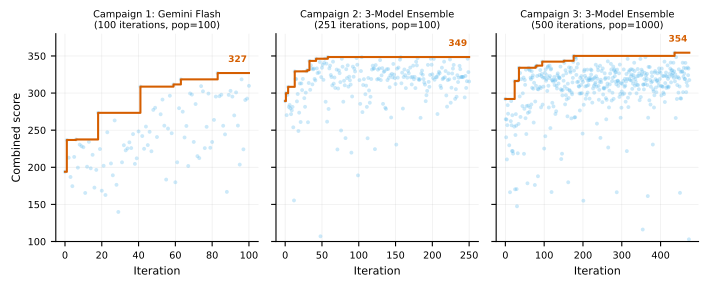

Generate this figure with Python:
#!/usr/bin/env python3
"""Generate 3-panel fitness trajectory figure for the paper.

Plots per-iteration combined_score and running best across all three
evolution campaigns:
  - Campaign 1: Gemini Flash (100 iterations) — hardcoded data
  - Campaign 2: Ensemble, 251 iterations — parsed from log
  - Campaign 3: Ensemble, 500 iterations — parsed from log
"""

import re
import matplotlib
matplotlib.use("Agg")
import matplotlib.pyplot as plt
import numpy as np
from pathlib import Path

# --- Campaign 1: Gemini Flash (hardcoded from original script) ---
campaign1_data = [
    (0, 193.97), (1, 236.81), (2, 212.93), (3, 186.96), (4, 174.57),
    (5, 213.96), (6, 237.50), (7, 199.53), (8, 230.58), (9, 228.37),
    (10, 227.05), (11, 165.43), (12, 200.79), (13, 234.32), (14, 198.63),
    (15, 216.82), (16, 172.61), (17, 196.49), (18, 273.42), (19, 224.63),
    (20, 168.47), (21, 202.09), (22, 162.66), (23, 247.19), (24, 0.00),
    (25, 205.17), (26, 189.22), (27, 263.13), (28, 176.39), (29, 139.84),
    (30, 0.00), (31, 206.70), (32, 229.73), (33, 222.81), (34, 225.42),
    (35, 233.65), (36, 225.91), (37, 244.71), (38, 204.62), (39, 212.10),
    (40, 248.33), (41, 308.70), (42, 242.09), (43, 224.93), (44, 254.88),
    (45, 229.91), (46, 247.78), (47, 221.56), (48, 277.35), (49, 280.21),
    (50, 240.79), (51, 0.00), (52, 271.45), (53, 291.25), (54, 256.07),
    (55, 183.46), (56, 252.19), (57, 296.44), (58, 245.88), (59, 311.66),
    (60, 179.82), (61, 206.73), (62, 279.65), (63, 318.48), (64, 274.96),
    (65, 240.19), (66, 255.70), (67, 201.77), (68, 299.48), (69, 297.98),
    (70, 234.18), (71, 285.22), (72, 215.01), (73, 212.35), (74, 309.33),
    (75, 302.37), (76, 225.84), (77, 254.55), (78, 299.32), (79, 226.33),
    (80, 234.10), (81, 263.87), (82, 295.28), (83, 326.99), (84, 295.76),
    (85, 297.80), (86, 255.98), (87, 244.38), (88, 166.89), (89, 297.53),
    (90, 303.00), (91, 295.24), (92, 269.90), (93, 300.93), (94, 256.19),
    (95, 203.66), (96, 318.48), (97, 224.22), (98, 290.65), (99, 292.56),
    (100, 309.75),
]


def parse_log_scores(log_path):
    """Extract per-iteration combined_score from an OpenEvolve log."""
    pattern = re.compile(r"Metrics: combined_score=([\d.]+)")
    scores = []
    with open(log_path) as f:
        for line in f:
            m = pattern.search(line)
            if m:
                scores.append(float(m.group(1)))
    return scores


def compute_running_best(scores):
    """Compute running best, ignoring zeros (failed evaluations)."""
    running = np.zeros(len(scores))
    best = 0.0
    for i, s in enumerate(scores):
        if s > best:
            best = s
        running[i] = best
    return running


# --- Parse ensemble logs ---
root = Path(__file__).resolve().parent.parent.parent.parent
log2 = root / "results/evolution/run_20260219_203003/logs/openevolve_20260219_203006.log"
log3 = root / "results/evolution/run_20260220_060158/logs/openevolve_20260220_060202.log"

campaign2_scores = parse_log_scores(log2)
campaign3_scores = parse_log_scores(log3)

# --- Prepare data ---
campaigns = [
    {
        "title": "Campaign 1: Gemini Flash\n(100 iterations, pop=100)",
        "iterations": np.array([d[0] for d in campaign1_data]),
        "scores": np.array([d[1] for d in campaign1_data]),
    },
    {
        "title": "Campaign 2: 3-Model Ensemble\n(251 iterations, pop=100)",
        "iterations": np.arange(len(campaign2_scores)),
        "scores": np.array(campaign2_scores),
    },
    {
        "title": "Campaign 3: 3-Model Ensemble\n(500 iterations, pop=1000)",
        "iterations": np.arange(len(campaign3_scores)),
        "scores": np.array(campaign3_scores),
    },
]

# --- Color palette (colorblind-friendly, Okabe-Ito inspired) ---
CLR_SCATTER = "#56B4E9"   # sky blue
CLR_BEST    = "#D55E00"   # vermillion
CLR_ANNOT   = "#404040"   # dark gray

# --- Plot ---
plt.rcParams.update({
    "font.family": "sans-serif",
    "axes.spines.top": False,
    "axes.spines.right": False,
})

fig, axes = plt.subplots(1, 3, figsize=(7.0, 2.8), sharey=True)

for ax, camp in zip(axes, campaigns):
    iters = camp["iterations"]
    scores = camp["scores"]
    running = compute_running_best(scores)

    # Individual scores (exclude zeros)
    valid = scores > 0
    ax.scatter(
        iters[valid], scores[valid],
        s=8, alpha=0.30, color=CLR_SCATTER, zorder=2,
        edgecolors="none",
    )

    # Running best
    ax.step(iters, running, where="post", color=CLR_BEST, linewidth=1.5, zorder=3)

    ax.set_title(camp["title"], fontsize=7, pad=4)
    ax.set_xlabel("Iteration", fontsize=8)
    ax.tick_params(labelsize=7)
    ax.grid(True, alpha=0.15, linewidth=0.5, color="#888888")
    ax.set_axisbelow(True)

    # Annotate final best
    final_best = running[-1]
    ax.annotate(
        f"{final_best:.0f}",
        xy=(iters[-1], final_best),
        xytext=(-15, 8),
        textcoords="offset points",
        fontsize=6.5, color=CLR_BEST, fontweight="bold",
    )

axes[0].set_ylabel("Combined score", fontsize=8)
axes[0].set_ylim(100, 380)

fig.tight_layout(pad=0.4, w_pad=0.8)
fig.savefig("fig_fitness_trajectory.pdf", bbox_inches="tight", dpi=300)
fig.savefig("fig_fitness_trajectory.png", bbox_inches="tight", dpi=300)
print("Saved fig_fitness_trajectory.pdf and .png")
